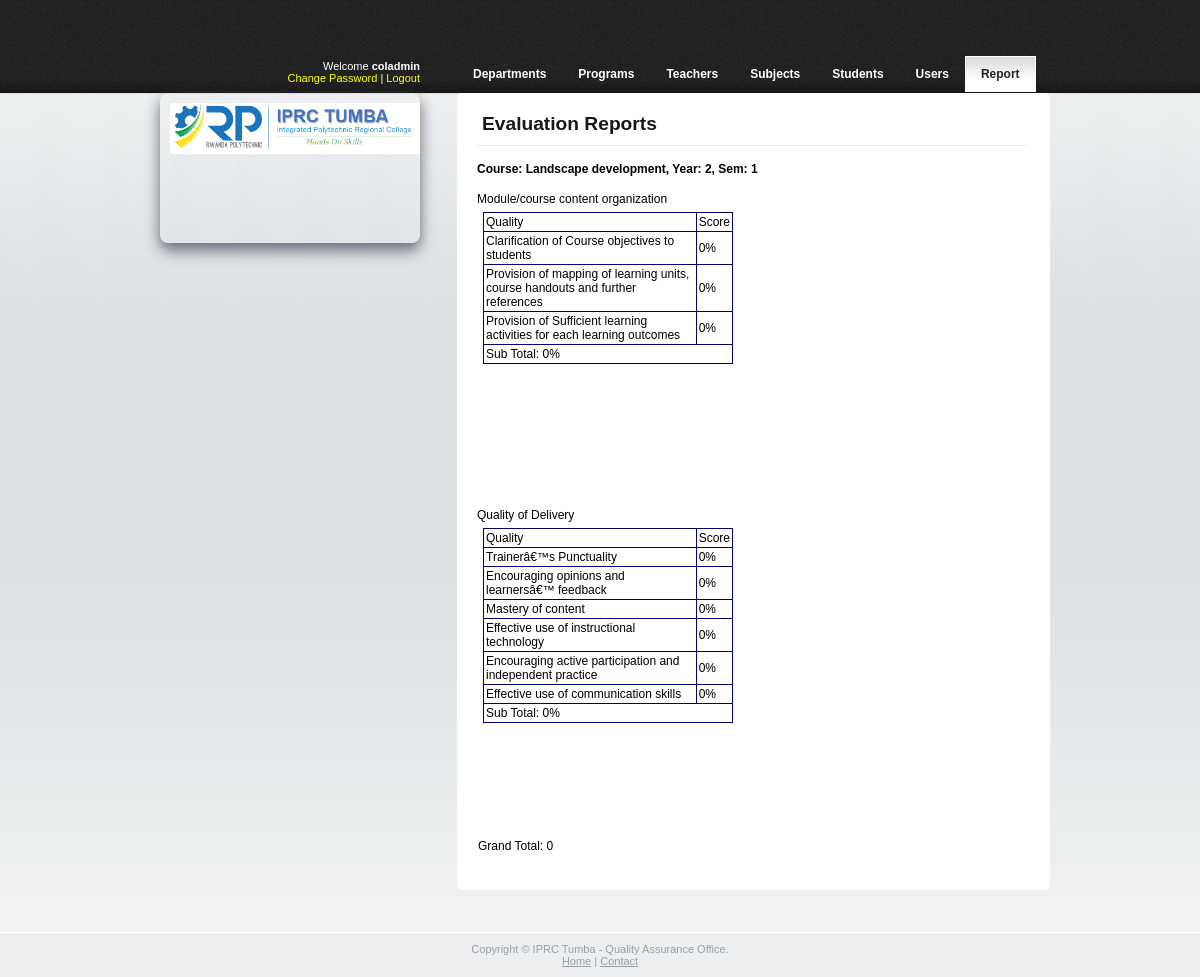
/admin/pr_1.php?sid=195 (signed in), run on the app's committed database.
### tables this page shows
CREATE TABLE `tbl_subject` (
  `subject_id` int(10) UNSIGNED NOT NULL,
  `subject_ac_year` varchar(10) NOT NULL,
  `subject_name` varchar(50) DEFAULT NULL,
  `subject_code` varchar(20) NOT NULL,
  `subject_year` varchar(20) NOT NULL,
  `subject_semester` int(10) NOT NULL,
  `subject_group` varchar(1) DEFAULT NULL,
  `subject_department_id` int(10) NOT NULL,
  `subject_teacher_id` int(10) DEFAULT NULL
);

### admin/pr_1.php (the view, shortened to what this page needs)
<?php
require_once("./includes/functions.php");
$id = (int) $_GET['sid'];
$acc_year = (int) $_GET['acc_year'];
?>
<!DOCTYPE html PUBLIC "-//W3C//DTD XHTML 1.0 Transitional//EN" "http://www.w3.org/TR/xhtml1/DTD/xhtml1-transitional.dtd">
<html xmlns="http://www.w3.org/1999/xhtml">
    <head>
        <link rel="stylesheet" type="text/css" href="css/style.css" />
        <link href="../admin/css/collapse.css" rel="stylesheet"/>
        <html>
            <head>
                <link rel="stylesheet" type="text/css" href ="css/jquery.jqplot.min.css" />
            </head>
            <body>
                <div class="main">
                    <?php
                    echo plotHeaderMenuInfo("current_class_wise.php");
                    $course = getSubjectDetails($id);
                    ?>
                    <div class="body">
                        <div class="main_body">
                            <h2>Evaluation Reports</h2>
                            <h4>Course:  <?php echo $course['subject_name']; ?>,
                                Year:  <?php echo $course['subject_year']; ?>,
                                Sem:  <?php echo $course['subject_semester']; ?></h4>
                            <?php echo plotFeedBackReport1($acc_year, $id); ?>
                        </div>
                        <?php
                            echo plotLogoDiv();
                        ?>
                        </div>
                        <br/><br/>
                    </div>
                <?php
                            echo plotFooterDiv();
                ?>
                        </body>
                    </html>

### admin/css/style.css (style rules this page uses)
body { margin:0; padding:0; background: none; width:100%; background:#fafbfb url(../images/bg.gif) top repeat-x; font:12px Arial, Helvetica, sans-serif }
html { padding:0; margin:0; }
.main { width:900px; padding:0; margin:0 auto; }
.body { width:900px; margin:0; padding:0; }
.body h2 { font: normal 24px Arial, Helvetica, sans-serif; color:#181818; padding:10px 5px; margin:10px 0 10px 0; border-bottom:1px solid #e9ebec; }
.main_body { width :553px; padding :0 20px; margin :0; float :right; background :#fff; border-radius : 5px; -webkit-transition :-webkit-box-shadow 1s linear; -moz-transition :-moz-box-shadow 1s linear; }
.main_body h2 { font-family: "Trebuchet MS", sans-serif;font-size: 1.6em;font-weight:bold; }

### data on the page
tbl_subject: subject_name "Landscape development", subject_year "2", subject_semester "1"

### other printed values
$_SESSION['u_utype'] "coladmin"
$menuName "Departments"
$menuName "Programs"
$menuName "Teachers"
$menuName "Subjects"
$menuName "Students"
$menuName "Users"
$menuName "Report"
$k "Module/course content organization"
$_v "Clarification of Course objectives to students"
$a "0"
$_v "Provision of mapping of learning units, course handouts and further references"
$_v "Provision of Sufficient learning activities for each learning outcomes"
$sbTotal "0"
$k "Quality of Delivery"
